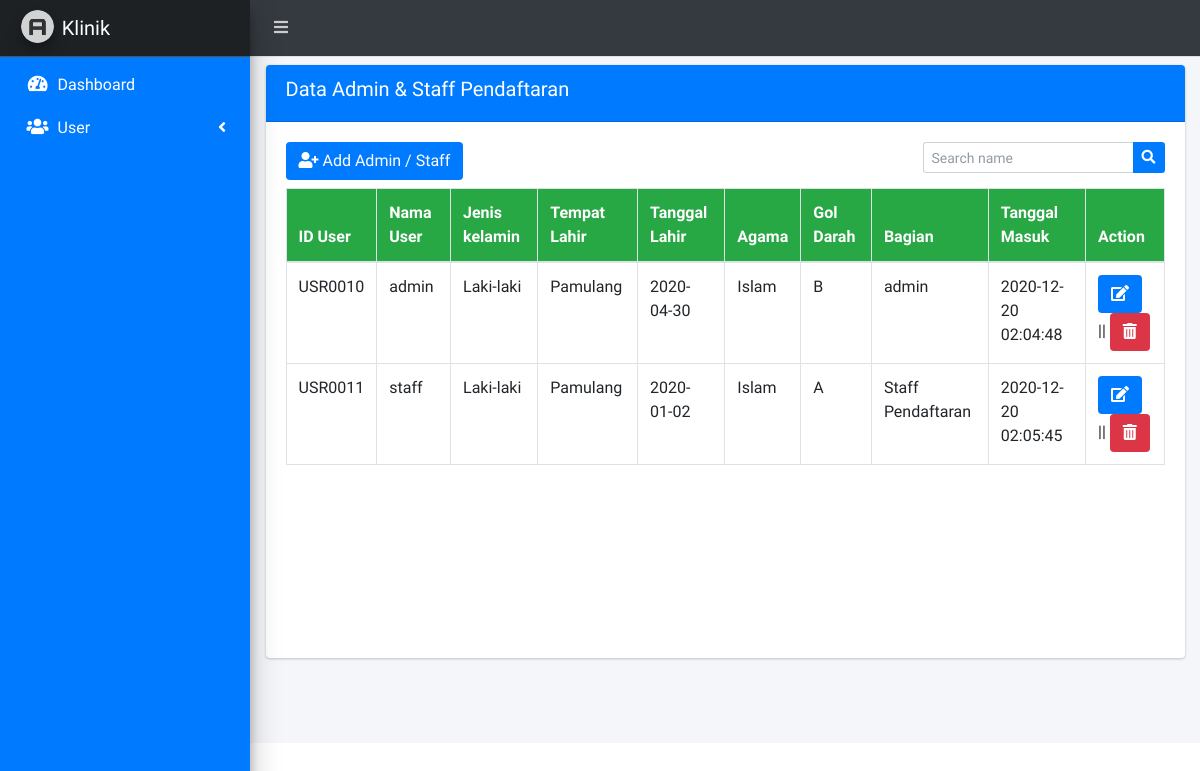
Screenshot of /admin.php?page=staff with the database file from the repository.
### tables this page shows
CREATE TABLE `tb_rols_user` (
  `id_rols_user` char(15) NOT NULL,
  `id_user` char(15) NOT NULL,
  `id_bagian` char(15) NOT NULL,
  `tgl_user_regis` varchar(225) NOT NULL
);

CREATE TABLE `tb_user` (
  `id_user` char(15) NOT NULL,
  `username` varchar(50) NOT NULL,
  `password` varchar(225) NOT NULL,
  `confirm_password` varchar(225) NOT NULL,
  `nama_user` varchar(30) NOT NULL,
  `jenis_kelamin` varchar(10) NOT NULL,
  `gol_darah` varchar(10) NOT NULL,
  `tempat_lahir` varchar(100) NOT NULL,
  `tanggal_lahir` varchar(225) NOT NULL,
  `agama` varchar(10) NOT NULL,
  `tgl_masuk` varchar(225) NOT NULL
);

CREATE TABLE `tb_bagian` (
  `id_bagian` char(15) NOT NULL,
  `nama_bagian` varchar(50) NOT NULL
);

### page/admin/users/staff.php (the view, shortened to what this page needs)
<div class="row">
	<div class="col-sm-12">
		<div class="card mt-2">
			<div class="card-header bg-blue">
				<h5>Data Admin & Staff Pendaftaran</h5>
			</div>
			<div class="card-body">
				<div class="row">
				<div class="col-sm-6 mb-2">
					<a href="" class="btn bg-blue" data-toggle="modal" data-target="#modal-lg"><i class="fa fa-user-plus"></i> Add Admin / Staff</a>
				</div>
				<div class="col-sm-6 mb-2">
					<form class="float-right" action="" method="POST">
				      <div class="input-group input-group-sm">
				        <input class="form-control form-control-navbar" name="search" type="search" placeholder="Search name" aria-label="Search">
				        <div class="input-group-append">
				          <button class="btn bg-blue" type="submit" name="tampil">
				            <i class="fas fa-search"></i>
				          </button>
				        </div>
				      </div>
				    </form>
				</div>
				</div>
				<div class="table-responsive" style="height: 450px;">
					<table class="table table-hover table-bordered">
						<thead class="bg-success">
							<tr>
								<th>ID User</th>
								<th>Nama User</th>
								<th>Jenis kelamin</th>
								<th>Tempat Lahir</th>
								<th>Tanggal Lahir</th>
								<th>Agama</th>
								<th>Gol Darah</th>
								<th>Bagian</th>
								<th>Tanggal Masuk</th>
								<th>Action</th>
							</tr>
						</thead>
						<tbody>
						<?php
						if (isset($_POST['tampil'])) {
							$search = $_POST['search'];
							$sql = mysqli_query($koneksi, "SELECT * FROM tb_user X INNER JOIN tb_rols_user Y ON y.id_user = x.id_user INNER JOIN tb_bagian z ON z.id_bagian = y.id_bagian WHERE y.id_bagian != 'BG003' AND y.id_bagian != 'BG004' AND nama_user LIKE '%".$search."%' OR nama_bagian LIKE '%".$search."%'");
						}else{
							$sql = mysqli_query($koneksi, "SELECT * FROM tb_user X INNER JOIN tb_rols_user Y ON y.id_user = x.id_user INNER JOIN tb_bagian z ON z.id_bagian = y.id_bagian WHERE y.id_bagian != 'BG003' AND y.id_bagian != 'BG004'");
						}
						while ($data = mysqli_fetch_array($sql)) { ?>
							<tr>
								<td><?= $data['id_user']; ?></td>
								<td><?= $data['nama_user']; ?></td>
								<td><?= $data['jenis_kelamin']; ?></td>
								<td><?= $data['tempat_lahir']; ?></td>
								<td><?= $data['tanggal_lahir']; ?></td>
								<td><?= $data['agama']; ?></td>
								<td><?= $data['gol_darah']; ?></td>
								<td><?= $data['nama_bagian']; ?></td>
								<td><?= $data['tgl_masuk']; ?></td>
								<td>
									<a href="#myAdmin" id='custId' data-toggle='modal' data-id="<?= $data['id_user'] ?>" class="btn bg-blue"><i  class="fa fa-edit"></i></a> || <a href="page/admin/proses/proses_delete_adminstaff.php?id=<?= $data['id_user']; ?>" class="btn bg-danger"><i class="fa fa-trash-alt"></i></a>
								</td>
							</tr>
						<?php }
						?>
						</tbody>
					</table>
				</div>
			</div>
		</div>
	</div>
</div>

### rows the page displays
tb_rols_user: id_user "USR0010", id_user.nama_user "admin", id_user.jenis_kelamin "Laki-laki", id_user.tempat_lahir "Pamulang", id_user.tanggal_lahir "2020-04-30", id_user.agama "Islam", id_user.gol_darah "B", id_bagian.nama_bagian "admin", id_user.tgl_masuk "2020-12-20 02:04:48"
tb_rols_user: id_user "USR0011", id_user.nama_user "staff", id_user.jenis_kelamin "Laki-laki", id_user.tempat_lahir "Pamulang", id_user.tanggal_lahir "2020-01-02", id_user.agama "Islam", id_user.gol_darah "A", id_bagian.nama_bagian "Staff Pendaftaran", id_user.tgl_masuk "2020-12-20 02:05:45"
